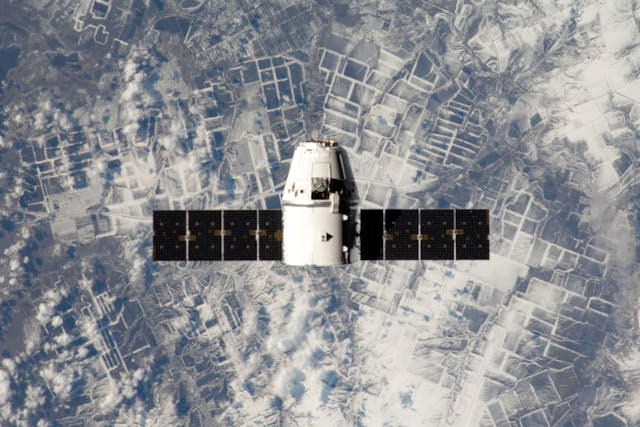
#> input picture satellite.jpg, 640 x 427 px
$ jupyter execute --allow-errors 'TPnotéRDF.ipynb'
#> lines starting #> are read from the running program, lines starting #| are printed output that depends on the picture
[cell 1]
import numpy as np
import cv2
import matplotlib.pyplot as plt

[cell 2]
img= cv2.imread('satellite.jpg')
#> img is the input picture: shape (427, 640, 3); mean B, G, R 145.6, 142, 139.9
img = cv2.cvtColor(img, cv2.COLOR_BGR2RGB)
plt.figure()
plt.imshow(img)

#plt.axis('off')
plt.colorbar()
plt.show()
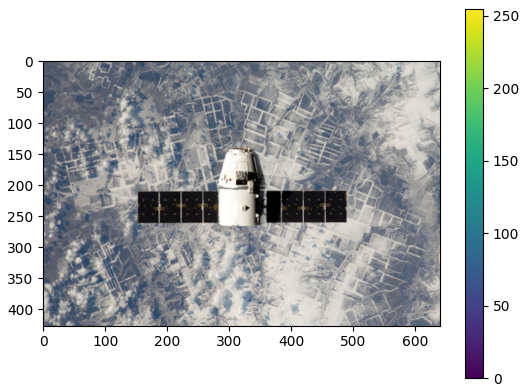
#> figure drawn by matplotlib, 2 panels


$ run again, with Paysage.jpg copied over satellite.jpg
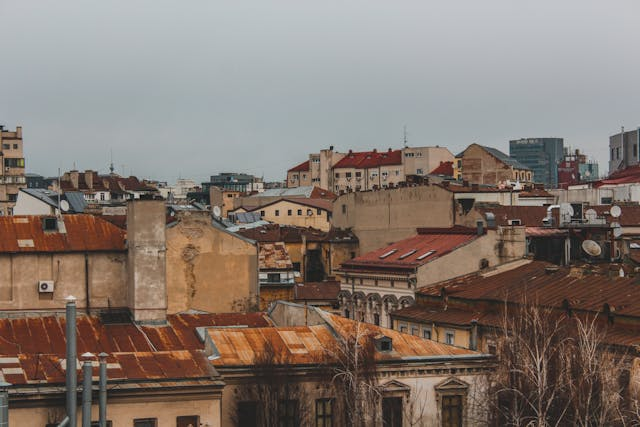
#> input picture Paysage.jpg, 640 x 427 px
#> img is the input picture: shape (427, 640, 3); mean B, G, R 110.4, 118.5, 131.1
#> `plt.show()`:
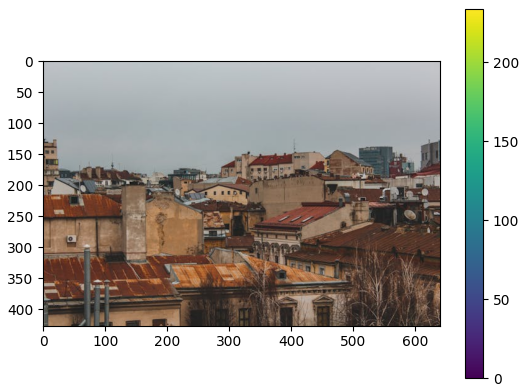
#> figure drawn by matplotlib, 2 panels
